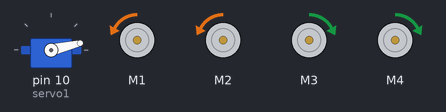
This sketch was run on a simulated Arduino Uno, built with avr-gcc and run on an emulated ATmega328P. On the bench: servo, 4 × DC motor (green arrow = forward, orange = backward, longer = faster). What the sketch prints to the serial monitor is not drawn.

Above: at 0.05 s.
At 0.4 s:
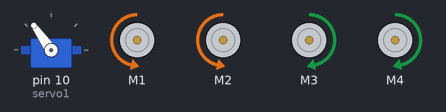
At 0.8 s:
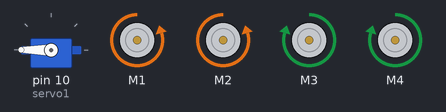
At 1.15 s:
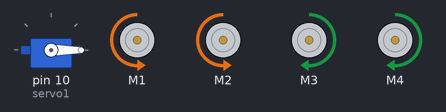
At 1.35 s:
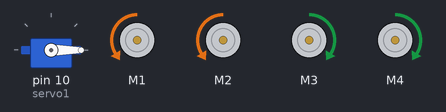
At 1.55 s:
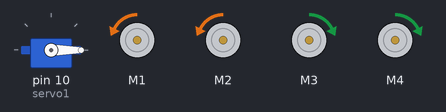
Timing chart, 0 to 3.6 s (numbered marks = the images above):
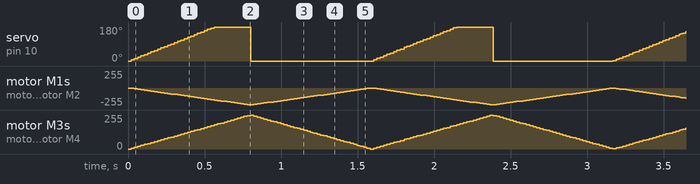

Measured:
- by itself, servo on pin 10 (servo1): ramps from 0° to 180° and jumps back, once every 1.6 s

The sketch:

MotorTest.ino
```cpp
// (licence header left out)
#include <AFMotor.h>
#include <Servo.h>

// DC motor on M2
AF_DCMotor motor1(1);
AF_DCMotor motor2(2);
AF_DCMotor motor3(3);
AF_DCMotor motor4(4);
// DC hobby servo
Servo servo1;
Servo servo2;

void setup() {
  Serial.begin(9600);           // set up Serial library at 9600 bps
  Serial.println("Motor party!");

  // turn on servo
  servo1.attach(10);
  //servo2.attach(10);

  //servo12.attach(8);

  // turn on motor #2
  motor1.setSpeed(200);
  motor1.run(RELEASE);
  motor2.setSpeed(200);
  motor2.run(RELEASE);
  motor3.setSpeed(200);
  motor3.run(RELEASE);
  motor4.setSpeed(200);
  motor4.run(RELEASE);
}

int i;

// Test the DC motor, stepper and servo ALL AT ONCE!
void loop() {
  motor1.run(BACKWARD);
  motor2.run(BACKWARD);
  motor3.run(FORWARD);
  motor4.run(FORWARD);
  servo1.write(i-255);
  for (i=0; i<255; i++) {
    servo1.write(i);
    //servo12.write(i);
    motor1.setSpeed(i);
    motor2.setSpeed(i);
    motor3.setSpeed(i);
    motor4.setSpeed(i);
    delay(3);
 }

  for (i=255; i!=0; i--) {
    servo1.write(i-255);
    //servo12.write(i-255);

    motor1.setSpeed(i);
    motor2.setSpeed(i);
    motor3.setSpeed(i);
    motor4.setSpeed(i);
    delay(3);
 }
 /*
  motor.run(BACKWARD);
  for (i=0; i<255; i++) {
    servo1.write(i);
    motor.setSpeed(i);
    delay(3);
    stepper.step(1, FORWARD, DOUBLE);
 }

  for (i=255; i!=0; i--) {
    servo1.write(i-255);
    motor.setSpeed(i);
    stepper.step(1, BACKWARD, DOUBLE);
    delay(3);
 }
 */
}
```
